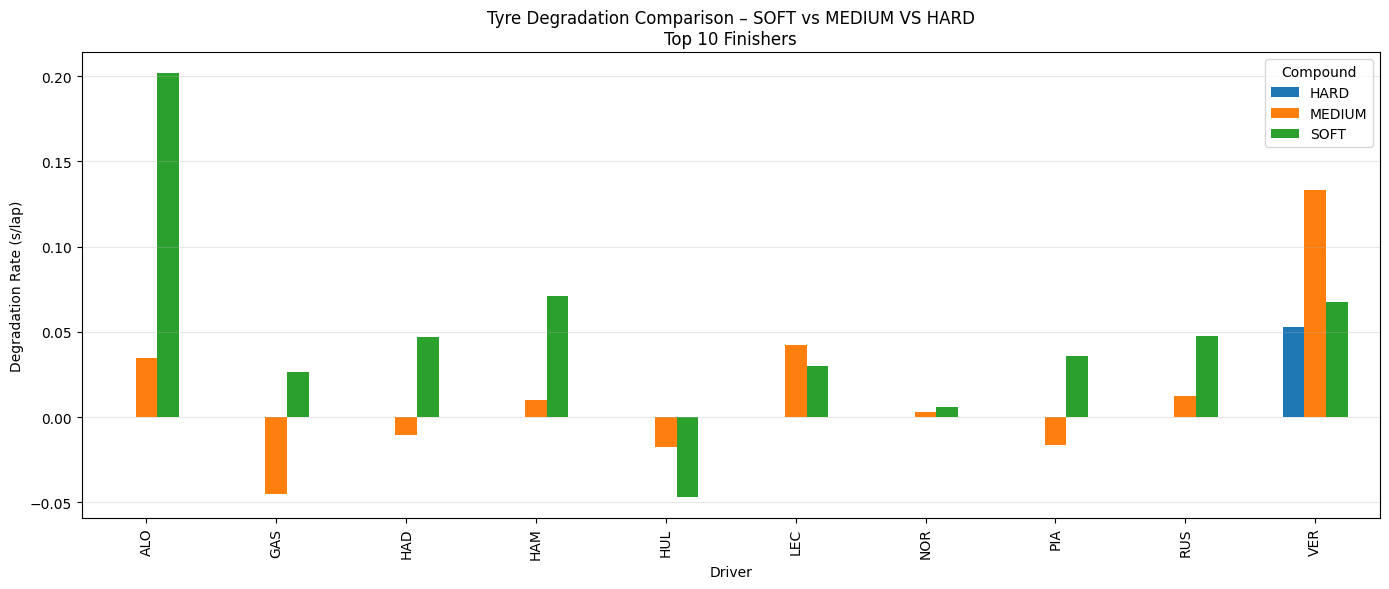

Write the Python code that produced this figure.
import fastf1, os
import pandas as pd
import numpy as np
import matplotlib.pyplot as plt
from pathlib import Path

# ===== CONFIG =====
YEAR = 2025
GP = "Spain Grand Prix"
SESSION = "R"
COMPOUNDS = ["MEDIUM", "HARD", "SOFT"]
TOP_N = 10
CACHE_DIR = Path("/content/fastf1_cache")

# ===== CACHE =====
CACHE_DIR.mkdir(parents=True, exist_ok=True)
fastf1.Cache.enable_cache(CACHE_DIR)

# ===== LOAD =====
session = fastf1.get_session(YEAR, GP, SESSION)
session.load()

laps = session.laps
laps = laps[laps["IsAccurate"]].copy()
laps["LapTimeSec"] = laps["LapTime"].dt.total_seconds()

drivers = (
    session.results
    .sort_values("Position")
    .head(TOP_N)["Abbreviation"]
    .tolist()
)

laps = laps[
    laps["Driver"].isin(drivers) &
    laps["PitInTime"].isna() &
    laps["PitOutTime"].isna() &
    laps["Compound"].isin(COMPOUNDS)
]

# ===== REMOVE OUTLIERS (IQR per driver, compound, stint) =====
clean = []

for (d, c, s), dl in laps.groupby(["Driver","Compound","Stint"]):
    if len(dl) < 5:
        continue
    q1, q3 = dl["LapTimeSec"].quantile([0.25, 0.75])
    iqr = q3 - q1
    dl = dl[(dl["LapTimeSec"] >= q1-1.5*iqr) & (dl["LapTimeSec"] <= q3+1.5*iqr)]
    clean.append(dl)

clean = pd.concat(clean)

# ===== CALCULATE DEGRADATION SLOPE =====
records = []

for (d, c), dl in clean.groupby(["Driver","Compound"]):
    stint_id = dl.groupby("Stint").size().idxmax()
    st = dl[dl["Stint"] == stint_id]
    if len(st) < 5:
        continue
    slope = np.polyfit(st["TyreLife"], st["LapTimeSec"], 1)[0]
    records.append({"Driver": d, "Compound": c, "Degradation_s_per_lap": slope})

deg = pd.DataFrame(records)

# ===== PLOT =====
pivot = deg.pivot(index="Driver", columns="Compound", values="Degradation_s_per_lap")
pivot.plot(kind="bar", figsize=(14,6))

plt.title("Tyre Degradation Comparison – SOFT vs MEDIUM VS HARD\nTop 10 Finishers")
plt.ylabel("Degradation Rate (s/lap)")
plt.grid(axis="y", alpha=0.3)
plt.tight_layout()
plt.show()

pivot
